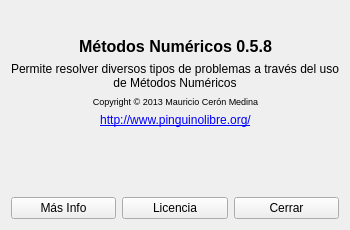
<?xml version="1.0" encoding="UTF-8"?>
<ui version="4.0">
 <class>FormAbout</class>
 <widget class="QWidget" name="FormAbout">
  <property name="geometry">
   <rect>
    <x>0</x>
    <y>0</y>
    <width>350</width>
    <height>230</height>
   </rect>
  </property>
  <property name="minimumSize">
   <size>
    <width>350</width>
    <height>230</height>
   </size>
  </property>
  <property name="maximumSize">
   <size>
    <width>350</width>
    <height>230</height>
   </size>
  </property>
  <property name="windowTitle">
   <string>Acerca de Métodos Numéricos</string>
  </property>
  <property name="windowIcon">
   <iconset resource="resources/metnum.qrc">
    <normaloff>:/Iconos/icons/metodos.png</normaloff>:/Iconos/icons/metodos.png</iconset>
  </property>
  <layout class="QVBoxLayout" name="verticalLayout">
   <item>
    <layout class="QGridLayout" name="gridLayout_2">
     <item row="0" column="1">
      <widget class="QLabel" name="label">
       <property name="text">
        <string/>
       </property>
       <property name="pixmap">
        <pixmap resource="resources/metnum.qrc">:/Iconos/icons/metodos.png</pixmap>
       </property>
       <property name="scaledContents">
        <bool>false</bool>
       </property>
       <property name="alignment">
        <set>Qt::AlignCenter</set>
       </property>
      </widget>
     </item>
     <item row="0" column="2">
      <spacer name="horizontalSpacer_2">
       <property name="orientation">
        <enum>Qt::Horizontal</enum>
       </property>
       <property name="sizeHint" stdset="0">
        <size>
         <width>40</width>
         <height>20</height>
        </size>
       </property>
      </spacer>
     </item>
     <item row="2" column="1">
      <widget class="QLabel" name="label_2">
       <property name="font">
        <font>
         <pointsize>12</pointsize>
         <weight>75</weight>
         <bold>true</bold>
        </font>
       </property>
       <property name="text">
        <string>Métodos Numéricos 0.5.8</string>
       </property>
       <property name="alignment">
        <set>Qt::AlignCenter</set>
       </property>
      </widget>
     </item>
     <item row="0" column="0">
      <spacer name="horizontalSpacer">
       <property name="orientation">
        <enum>Qt::Horizontal</enum>
       </property>
       <property name="sizeHint" stdset="0">
        <size>
         <width>40</width>
         <height>20</height>
        </size>
       </property>
      </spacer>
     </item>
     <item row="4" column="1">
      <widget class="QLabel" name="label_4">
       <property name="font">
        <font>
         <pointsize>7</pointsize>
        </font>
       </property>
       <property name="text">
        <string>&lt;html&gt;&lt;head/&gt;&lt;body&gt;&lt;p&gt;Copyright © 2013 Mauricio Cerón Medina&lt;/p&gt;&lt;/body&gt;&lt;/html&gt;</string>
       </property>
       <property name="alignment">
        <set>Qt::AlignCenter</set>
       </property>
      </widget>
     </item>
     <item row="3" column="0" colspan="3">
      <widget class="QLabel" name="label_3">
       <property name="text">
        <string>Permite resolver diversos tipos de problemas a través del uso de Métodos Numéricos</string>
       </property>
       <property name="alignment">
        <set>Qt::AlignCenter</set>
       </property>
       <property name="wordWrap">
        <bool>true</bool>
       </property>
      </widget>
     </item>
     <item row="5" column="1">
      <widget class="QLabel" name="label_5">
       <property name="text">
        <string>&lt;html&gt;&lt;head/&gt;&lt;body&gt;&lt;p&gt;&lt;a href=&quot;http://www.pinguinolibre.org/&quot;&gt;&lt;span style=&quot; text-decoration: underline; color:#0000ff;&quot;&gt;http://www.pinguinolibre.org/&lt;/span&gt;&lt;/a&gt;&lt;/p&gt;&lt;/body&gt;&lt;/html&gt;</string>
       </property>
       <property name="alignment">
        <set>Qt::AlignCenter</set>
       </property>
       <property name="openExternalLinks">
        <bool>true</bool>
       </property>
      </widget>
     </item>
    </layout>
   </item>
   <item>
    <spacer name="verticalSpacer">
     <property name="orientation">
      <enum>Qt::Vertical</enum>
     </property>
     <property name="sizeHint" stdset="0">
      <size>
       <width>20</width>
       <height>40</height>
      </size>
     </property>
    </spacer>
   </item>
   <item>
    <layout class="QGridLayout" name="gridLayout">
     <item row="0" column="0">
      <widget class="QPushButton" name="btnInfo">
       <property name="text">
        <string>Más Info</string>
       </property>
      </widget>
     </item>
     <item row="0" column="1">
      <widget class="QPushButton" name="btnLicencia">
       <property name="text">
        <string>Licencia</string>
       </property>
      </widget>
     </item>
     <item row="0" column="2">
      <widget class="QPushButton" name="btnCerrar">
       <property name="text">
        <string>Cerrar</string>
       </property>
      </widget>
     </item>
    </layout>
   </item>
  </layout>
 </widget>
 <resources>
  <include location="resources/metnum.qrc"/>
 </resources>
 <connections>
  <connection>
   <sender>btnCerrar</sender>
   <signal>clicked()</signal>
   <receiver>FormAbout</receiver>
   <slot>close()</slot>
   <hints>
    <hint type="sourcelabel">
     <x>286</x>
     <y>206</y>
    </hint>
    <hint type="destinationlabel">
     <x>174</x>
     <y>114</y>
    </hint>
   </hints>
  </connection>
 </connections>
</ui>
